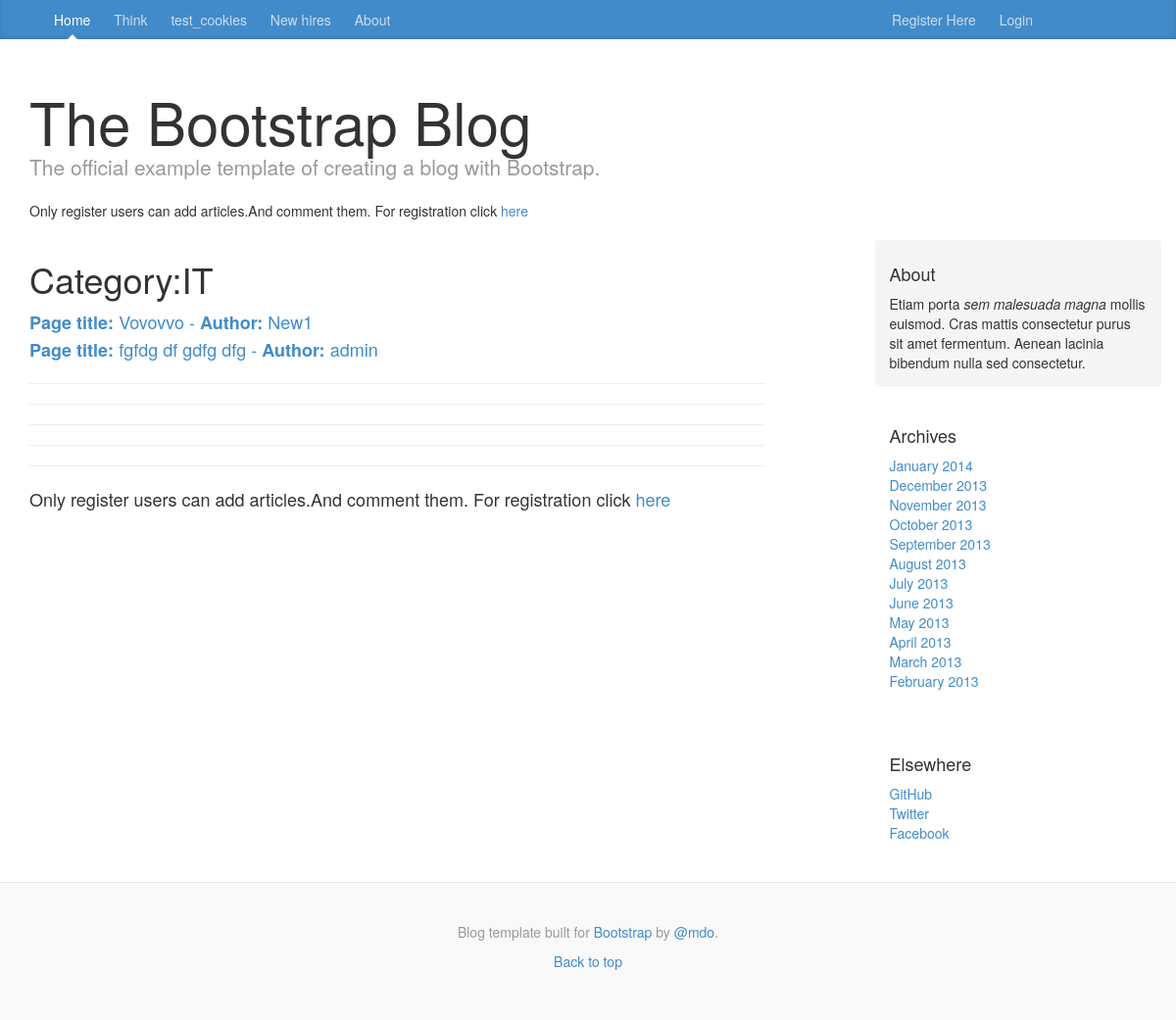
Page /blog/show_category/it/ on the earlier database version.
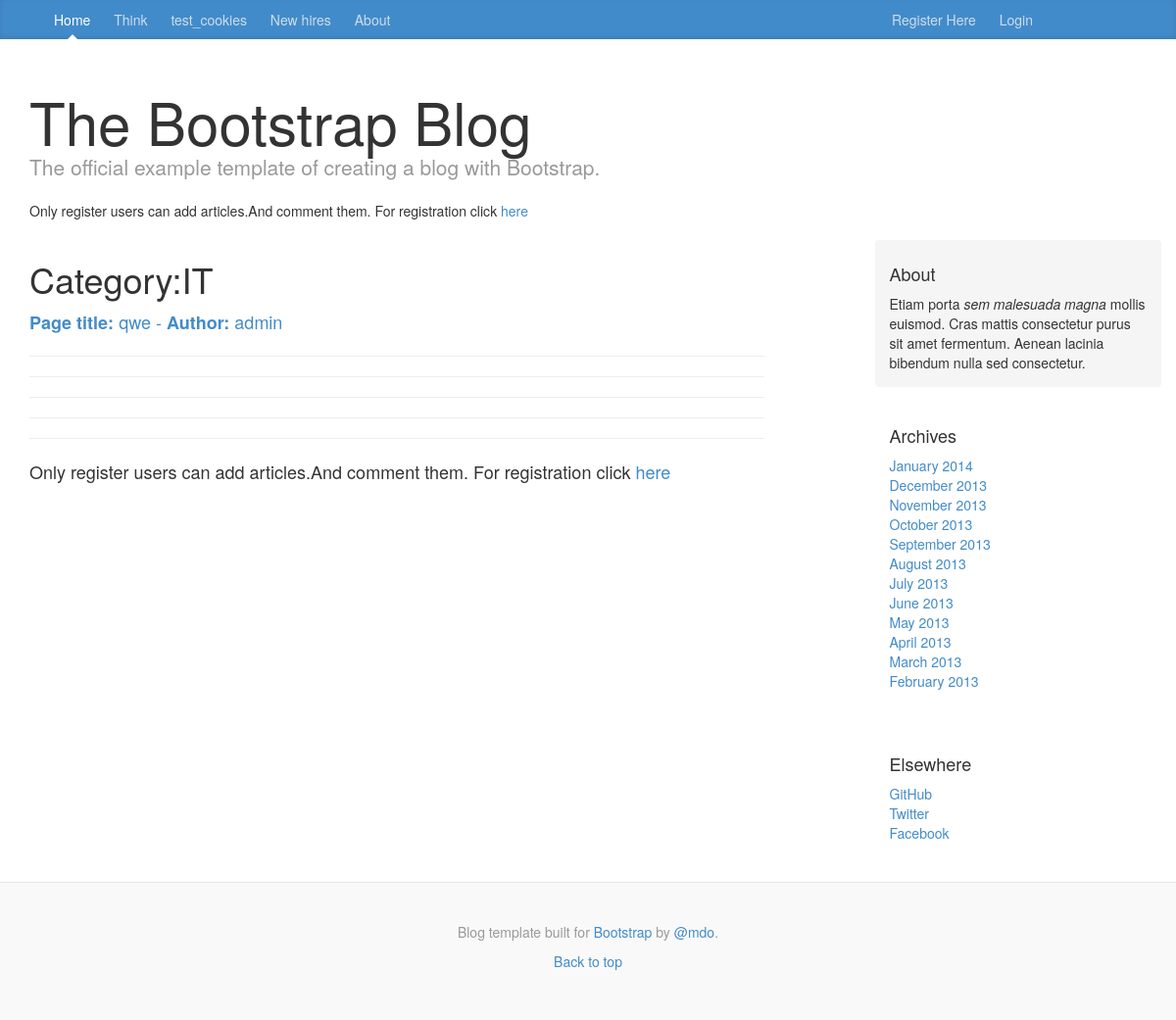
Same page on the later database version.
### blog/models.py (models this page shows, shortened)
class Page(models.Model):
    category = models.ForeignKey(Category)
    id = models.IntegerField(primary_key=True)
    title = models.CharField(max_length=128)
    author = models.CharField(max_length=128)
    date_print = models.DateTimeField(auto_now_add=True)
    content = models.CharField(max_length=5000,)
    views = models.IntegerField(default=0)
    likes = models.IntegerField(default=0)
    favorite = models.BooleanField(default=False)

### blog/views.py (the view)
# urls.py: url(r'^show_category/(?P<category_name_slug>[\w\-]+)/$', views.show_category, name='show_category'),
def show_category(request, category_name_slug):
    context_dict = {}
    try:
        category = Category.objects.get(slug=category_name_slug)
        pages = Page.objects.filter(category=category)
        context_dict['category'] = category
        context_dict['pages'] = pages
    except:
        context_dict['category'] = None
        context_dict['pages'] = None
    return render(request, 'blog/show_category.html', context_dict)

### template/blog/show_category.html (shortened to what this page needs)
{% extends 'blog/base.html' %}
{% block body_block%}
    {% if category %}
        <strong><h1>Category:{{ category.name }}</h1></strong>
        {% if pages %}
            {% for page in pages %}
                <a href="{% url 'show_page' page.id %}">
                    <strong>Page title:</strong> {{ page.title }} - <strong>Author:</strong> {{ page.author }}</a><br>
            {% endfor %}
        {% else %}
            There is no notes in this category.<br>
            But you can be the <strong>first</strong><br>
            The button to add below;)
        {% endif %}
    {% else %}
        None Pages
    {% endif %}
    <hr>
    <hr>
    <hr>
    <hr>
    <hr>
    {% if  user.is_authenticated %}
        <a href="{%  url 'add_page' category.slug %}"><strong><i class="fa fa-file fa-3x" aria-hidden="true"></i></strong></a>
    {% else %}
        Only register users can add articles.And comment them.
        For registration click <a href="{% url 'registration_register' %}">here</a>
    {% endif %}
{% endblock %}

Differences in the rows shown:
removed Page: title "Vovovvo", author "New1"
removed Page: title "fgfdg df gdfg dfg", author "admin"
added Page: title "qwe", author "admin"
